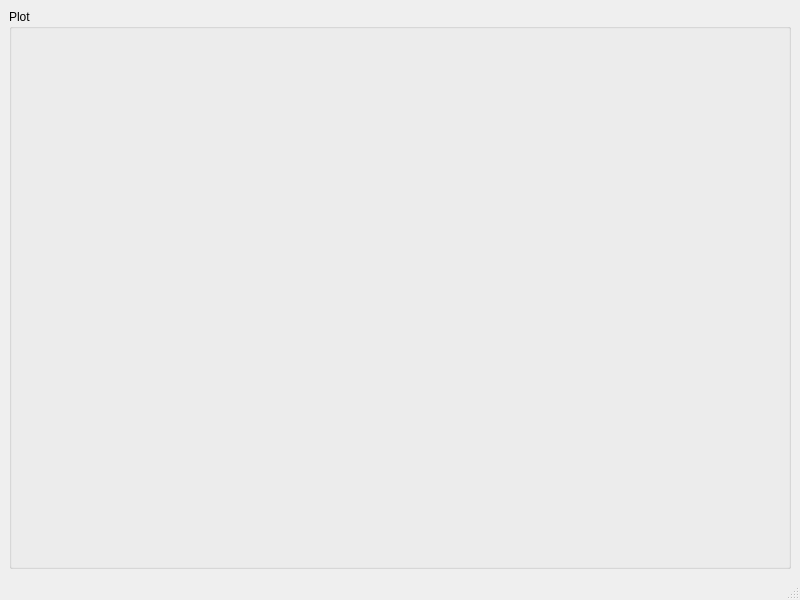
<?xml version="1.0" encoding="UTF-8"?>
<ui version="4.0">
 <class>PowerMeterOptmizerWindow</class>
 <widget class="QMainWindow" name="PowerMeterOptmizerWindow">
  <property name="geometry">
   <rect>
    <x>0</x>
    <y>0</y>
    <width>800</width>
    <height>600</height>
   </rect>
  </property>
  <property name="windowTitle">
   <string>Power Meter Optimizer</string>
  </property>
  <widget class="QWidget" name="centralwidget">
   <layout class="QVBoxLayout" name="verticalLayout" stretch="1">
    <item>
     <widget class="QGroupBox" name="plot_groupBox">
      <property name="title">
       <string>Plot</string>
      </property>
      <layout class="QVBoxLayout" name="verticalLayout_2"/>
     </widget>
    </item>
   </layout>
  </widget>
  <widget class="QMenuBar" name="menubar">
   <property name="geometry">
    <rect>
     <x>0</x>
     <y>0</y>
     <width>800</width>
     <height>21</height>
    </rect>
   </property>
  </widget>
  <widget class="QStatusBar" name="statusbar"/>
 </widget>
 <resources/>
 <connections/>
</ui>
